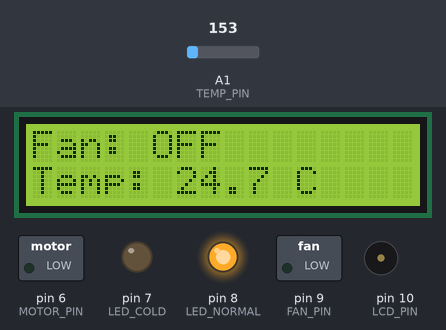
Bench run of a sketch on a simulated Arduino Uno, built with avr-gcc and run on an emulated ATmega328P. Parts: 16×2 character LCD, switched loads named in the sketch (green lamp = pin HIGH), output pins drawn as LEDs (lit = HIGH), buzzer (waves = sounding). Inputs (shaded band) come from the test bench; at power-on: A1 (TEMP_PIN) = 153. What the sketch prints to the serial monitor is not drawn.

Above: at 1.2 s.
1.3 s: A1 (TEMP_PIN) set to 167
At 2.6 s:
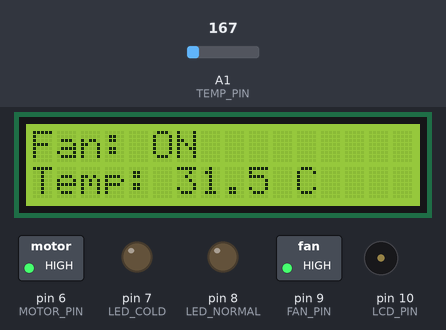
3.5 s: A1 (TEMP_PIN) set to 114
At 4.2 s:
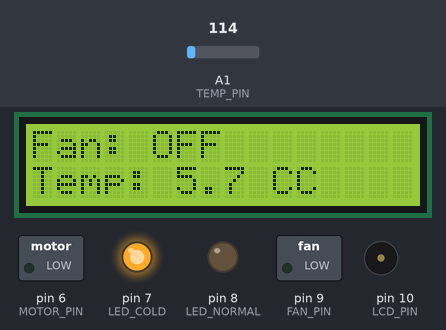
5.0 s: A1 (TEMP_PIN) set to 136
At 5.7 s:
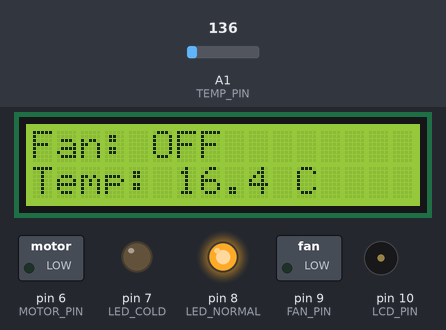
Timing chart, 0 to 8.0 s (numbered marks = the images above; inputs shaded):
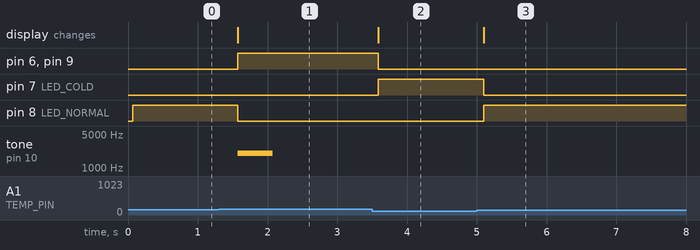

The sketch:

sistema_ventilacion_automatico.ino
```cpp
#include <LiquidCrystal.h>

// Configuración del LCD
LiquidCrystal lcd(12, 11, 5, 4, 3, 2);

// Definición de pines
#define FAN_PIN 9
#define LCD_PIN 10
#define LED_COOLING 9
#define LED_COLD 7
#define LED_NORMAL 8
#define TEMP_PIN A1
#define MOTOR_PIN 6
#define PIEZO_PIN 10

// Definición de constantes
const int MAX_TEMP = 50;        // Temperatura máxima tolerada
const int MIN_TEMP = -10;       // Temperatura mínima tolerada
const int COLD_THRESHOLD = 15; // Umbral de temperatura fría
const int HOT_THRESHOLD = 26;  // Umbral de temperatura caliente

// Variables globales
float temp;                     // Variable para almacenar la temperatura
bool fanTurnedOn = false;       // Estado del ventilador
bool piezoSounded = false;      // Estado del piezo

void setup() {
  // Configuración inicial
  pinMode(FAN_PIN, OUTPUT);
  pinMode(LCD_PIN, OUTPUT);
  pinMode(MOTOR_PIN, OUTPUT);
  pinMode(LED_COOLING, OUTPUT);
  pinMode(LED_COLD, OUTPUT);
  pinMode(LED_NORMAL, OUTPUT);
  pinMode(PIEZO_PIN, OUTPUT);

  lcd.begin(16, 2);
  lcd.setCursor(0, 0);
  lcd.print("Fan: OFF");        // Estado inicial del ventilador
  Serial.begin(9600);           // Comunicación serial
}

void loop() {
  // Lectura de la temperatura desde el TMP36
  temp = readTemperature();

  // Mostrar la temperatura en el LCD y Serial Monitor
  lcd.setCursor(0, 1);
  lcd.print("Temp: ");
  lcd.print(temp, 1);  // Mostrar la temperatura con un decimal
  lcd.print(" C");
  Serial.print("Temp: ");
  Serial.println(temp);

  // Regular la temperatura
  temp_regulator();

  delay(500);  // Pausa para estabilizar las lecturas
}

float readTemperature() {
  // Convertir la lectura analógica en grados Celsius
  int sensorValue = analogRead(TEMP_PIN);
  float voltage = sensorValue * (5.0 / 1024.0);  // Convertir la lectura a voltaje
  float temperature = (voltage - 0.5) * 100.0;  // Convertir voltaje a grados Celsius
  return temperature;
}

void temp_regulator() {
  // Estado de LEDs, ventilador y piezo según la temperatura
  if (temp >= HOT_THRESHOLD) {
    activateCooling();
  } else if (temp <= COLD_THRESHOLD) {
    activateCold();
  } else {
    activateNormal();
  }
}

void activateCooling() {
  // Configuración para temperaturas altas
  lcd.setCursor(5, 0);
  lcd.print("ON ");            // Mostrar estado "ON" en el LCD
  Serial.println("Fan: ON");

  digitalWrite(LED_COOLING, HIGH);  // Enciende LED rojo
  digitalWrite(LED_COLD, LOW);      // Apaga LED azul
  digitalWrite(LED_NORMAL, LOW);    // Apaga LED amarillo
  digitalWrite(MOTOR_PIN, HIGH);    // Enciende el ventilador

  // Activar el piezo solo una vez
  if (!piezoSounded) {
    tone(PIEZO_PIN, 2000, 500);  // Emitir tono de alarma para calor alto
    piezoSounded = true;
  }

  fanTurnedOn = true;
}

void activateCold() {
  // Configuración para temperaturas bajas
  lcd.setCursor(5, 0);
  lcd.print("OFF");            // Mostrar estado "OFF" en el LCD
  Serial.println("Fan: OFF");

  digitalWrite(LED_COOLING, LOW);   // Apaga LED rojo
  digitalWrite(LED_COLD, HIGH);     // Enciende LED azul
  digitalWrite(LED_NORMAL, LOW);    // Apaga LED amarillo
  digitalWrite(MOTOR_PIN, LOW);     // Apaga el ventilador

  // Activar el piezo solo una vez
  if (!piezoSounded) {
    tone(PIEZO_PIN, 500, 500);  // Emitir tono de alarma para frío extremo
    piezoSounded = true;
  }

  fanTurnedOn = false;
}

void activateNormal() {
  // Configuración para temperaturas normales
  lcd.setCursor(5, 0);
  lcd.print("OFF");            // Mostrar estado "OFF" en el LCD
  Serial.println("Fan: OFF");

  digitalWrite(LED_COOLING, LOW);   // Apaga LED rojo
  digitalWrite(LED_COLD, LOW);      // Apaga LED azul
  digitalWrite(LED_NORMAL, HIGH);   // Enciende LED amarillo
  digitalWrite(MOTOR_PIN, LOW);     // Apaga el ventilador

  noTone(PIEZO_PIN);  // Apagar el piezo
  piezoSounded = false;
}
```

Measured:
- the behaviour switches between 155 and 156 on A1 (TEMP_PIN) (found by bisection; images 0 and 1)
- the behaviour switches between 122 and 123 on A1 (TEMP_PIN) (found by bisection; images 2 and 3)
- after the input at 1.3 s, pin 6 (MOTOR_PIN), pin 9 (FAN_PIN): LOW → HIGH after 0.28 s; pin 8 (LED_NORMAL): HIGH → LOW after 0.28 s; tone on pin 10 (LCD_PIN): silent → 2000 Hz after 0.28 s, → silent 0.50 s later; the display: changes after 0.28 s (image 1)
- after the input at 3.5 s, pin 6 (MOTOR_PIN), pin 9 (FAN_PIN): HIGH → LOW after 0.09 s; pin 7 (LED_COLD): LOW → HIGH after 0.09 s; the display: changes after 0.09 s (image 2)
- after the input at 5.0 s, pin 7 (LED_COLD): HIGH → LOW after 0.10 s; pin 8 (LED_NORMAL): LOW → HIGH after 0.10 s; the display: changes after 0.10 s (image 3)
